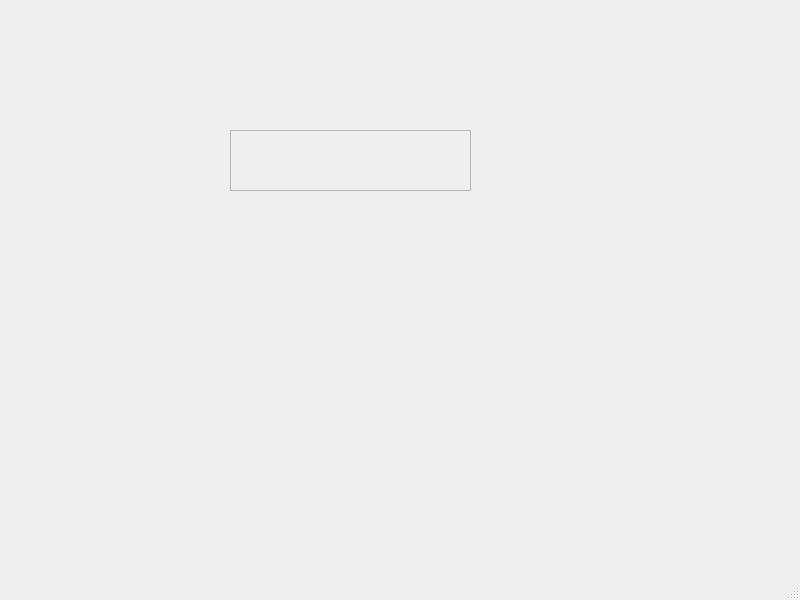
<?xml version="1.0" encoding="UTF-8"?>
<ui version="4.0">
 <class>MainWindow</class>
 <widget class="QMainWindow" name="MainWindow">
  <property name="geometry">
   <rect>
    <x>0</x>
    <y>0</y>
    <width>800</width>
    <height>600</height>
   </rect>
  </property>
  <property name="windowTitle">
   <string>MainWindow</string>
  </property>
  <widget class="QWidget" name="centralwidget">
   <widget class="QFrame" name="frame">
    <property name="geometry">
     <rect>
      <x>230</x>
      <y>130</y>
      <width>241</width>
      <height>61</height>
     </rect>
    </property>
    <property name="frameShape">
     <enum>QFrame::StyledPanel</enum>
    </property>
    <property name="frameShadow">
     <enum>QFrame::Raised</enum>
    </property>
   </widget>
  </widget>
  <widget class="QMenuBar" name="menubar">
   <property name="geometry">
    <rect>
     <x>0</x>
     <y>0</y>
     <width>800</width>
     <height>22</height>
    </rect>
   </property>
  </widget>
  <widget class="QStatusBar" name="statusbar"/>
 </widget>
 <resources/>
 <connections/>
</ui>
